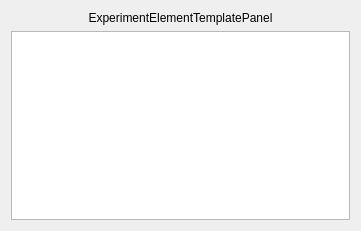
<?xml version="1.0" encoding="UTF-8"?>
<ui version="4.0">
 <class>ExperimentElementTemplatePanel</class>
 <widget class="QWidget" name="ExperimentElementTemplatePanel">
  <property name="geometry">
   <rect>
    <x>0</x>
    <y>0</y>
    <width>361</width>
    <height>231</height>
   </rect>
  </property>
  <property name="windowTitle">
   <string>ExperimentElementTemplatePanel</string>
  </property>
  <layout class="QVBoxLayout" name="verticalLayout">
   <item>
    <widget class="QLabel" name="label">
     <property name="text">
      <string>ExperimentElementTemplatePanel</string>
     </property>
     <property name="alignment">
      <set>Qt::AlignCenter</set>
     </property>
    </widget>
   </item>
   <item>
    <widget class="QPlainTextEdit" name="plainTextEdit"/>
   </item>
  </layout>
 </widget>
 <resources/>
 <connections/>
</ui>
